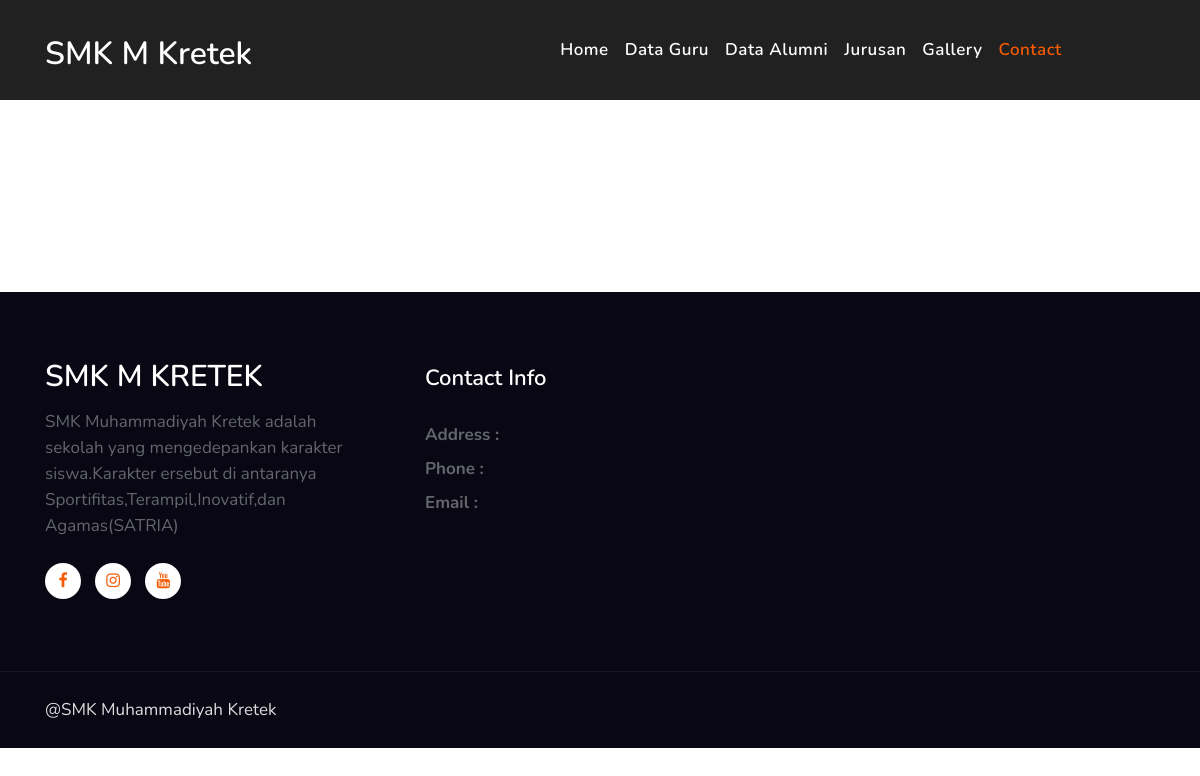
The page /index.php/front/datacontact on the database as committed earlier.
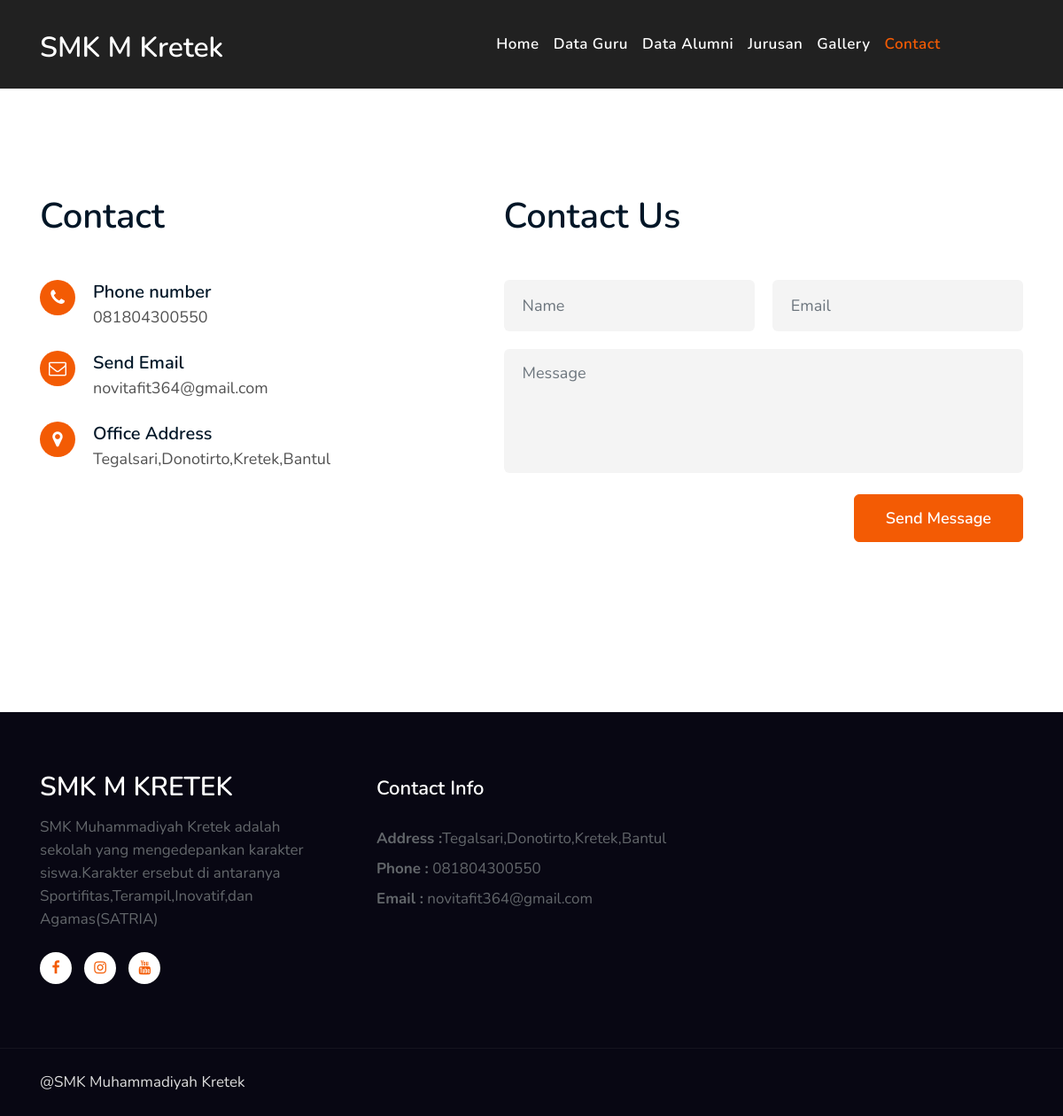
The same page on the database as committed later.
### tables this page shows
CREATE TABLE `contact` (
  `id_contact` int(11) NOT NULL,
  `alamat` text NOT NULL,
  `telepon` varchar(13) NOT NULL,
  `email` text NOT NULL
);

### application/controllers/front/DataContact.php (called while the page is built)
<?php
class DataContact extends CI_Controller
{
    public function index()
    {
        $dataContact['contact'] = $this->ContactModel->select_all_contact();
        $dataContact['active'] ="contact";
        $data['header'] = $this->load->view('front/partial/header',$dataContact,true);
        $data['page'] = $this->load->view('front/pages/contact',$dataContact,true);
        $data['title'] = "Data Contact";
        $data['contact'] =$this->ContactModel->select_row_contact();
        $this->load->view('front/partial/template',$data);
    }
}
?>

### index.php (called while the page is built, shortened)
<?php
require_once BASEPATH.'core/CodeIgniter.php';

### application/models/ContactModel.php (called while the page is built, shortened)
<?php
class ContactModel extends CI_Model
{
    public function select_all_contact()
    {
        $this->db->select('*');
        $this->db->from('contact');
        $query = $this->db->get();
        return $query->result();
    }
    public function select_row_contact()
    {
        $this->db->select('*');
        $this->db->from('contact');
        $query = $this->db->get();
        return $query->row();
    }
}
?>

### application/views/front/partial/template.php (the view, shortened to what the changed rows need)
<!doctype html>
<html lang="en">
<head>
    <link rel="stylesheet" href="<?= base_url('assets/front_assets/') ?>css/style-starter.css">
    <link rel="stylesheet" href="<?=base_url('assets/front_assets/css/gallery.css')?>"/>
</head>
<body>
    <?= $this->load->view('front/partial/header', null, true); ?>
    <?= $page ?>
    <section class="w3l-footer-29-main">
        <div class="footer-29 py-5">
            <div class="container py-lg-4">
                <div class="row footer-top-29">
                    <div class="col-lg-4 col-md-6 col-sm-7 footer-list-29 footer-4 mt-lg-0 mt-5">
                        <h6 class="footer-title-29">Contact Info </h6>
                        <p><strong>Address :</strong><?= $contact->alamat ?></p>
                        <p class="my-2"><strong>Phone :</strong> <a href="tel:<?= $contact->telepon ?>"><?= $contact->telepon ?></a></p>
                        <p><strong>Email :</strong> <a href="<?= $contact->email ?>"><?= $contact->email ?></a></p>
                    </div>
                </div>
            </div>
        </div>
    </section>
</body>
</html>

### application/views/front/pages/contact.php (shortened to what the changed rows need)
<section class="w3l-contact-1 py-5" id="contact">
        <div class="contacts-9 py-lg-5 py-md-4">
            <div class="container">
                <?php
                 foreach($contact as $value):
                ?>
                <div class="d-grid contact-view mb-5 pb-lg-5">
                    <div class="cont-details">
                        <div class="contactct-fm-text text-left mb-md-5 mb-4">
                            <div class="header-title mb-md-5 mt-4">
                                <h3 class="hny-title text-left">Contact </h3>
                            </div>
                        </div>
                        <div class="cont-top">
                            <div class="cont-left text-center">
                                <span class="fa fa-phone"></span>
                            </div>
                            <div class="cont-right">
                                <h6>Phone number</h6>
                                <p><a href="telepon"><?=$value->telepon?></a></p>
                            </div>
                        </div>
                        <div class="cont-top margin-up">
                            <div class="cont-left text-center">
                                <span class="fa fa-envelope-o"></span>
                            </div>
                            <div class="cont-right">
                                <h6>Send Email</h6>
                                <p><a href="email" class="mail"><?=$value->email?></a></p>
                            </div>
                        </div>
                        <div class="cont-top margin-up">
                            <div class="cont-left text-center">
                                <span class="fa fa-map-marker"></span>
                            </div>
                            <div class="cont-right">
                                <h6>Office Address</h6>
                                <p class="pr-lg-5"><?=$value->alamat?></p>
                            </div>
                        </div>
                    </div>
                    <div class="map-content-9">
                        <div class="contactct-fm map-content-9 pl-lg-4">
                            <div class="contactct-fm-text text-left">
                                <div class="header-title mb-md-5 mt-4">
                                    <h3 class="hny-title text-left">Contact Us</h3>
                                </div>
                            </div>
                            <form action="<?=base_url('admin/Pesan/add_new_data_user')?>" method="post">
                                <div class="twice-two">
                                    <input type="text" class="form-control" name="nama" id="w3lName"
                                        placeholder="Name" required="">
                                    <input type="email" class="form-control" name="email" id="w3lSender"
                                        placeholder="Email" required="">
                            </div>
                                <textarea name="pesan" class="form-control" id="w3lMessage" placeholder="Message"
                                    required=""></textarea>
                                <div class="text-right">
                                    <button type="submit" class="btn btn-primary btn-style mt-4">Send Message</button>
                                </div>
                            </form>
                        </div>
                    </div>
                </div>
            <?php
                endforeach;
            ?>
            </div>
    </section>

Rows that differ between the two databases and show on the page:
added contact: telepon "081804300550", email "novitafit364@gmail.com", alamat "Tegalsari,Donotirto,Kretek,Bantul"
